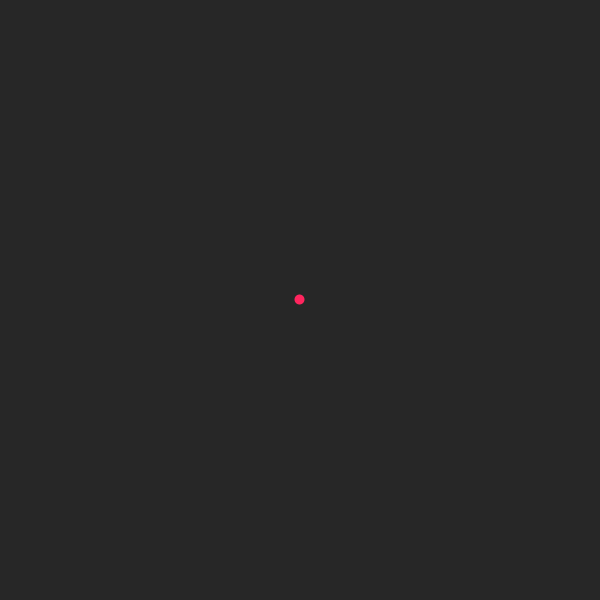
Frame 1 (no input)
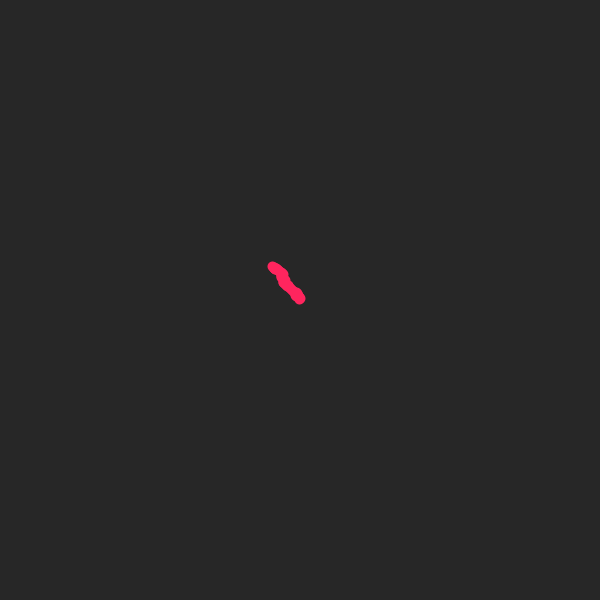
Frame 60 (the mouse pressed at the canvas centre just before this capture)
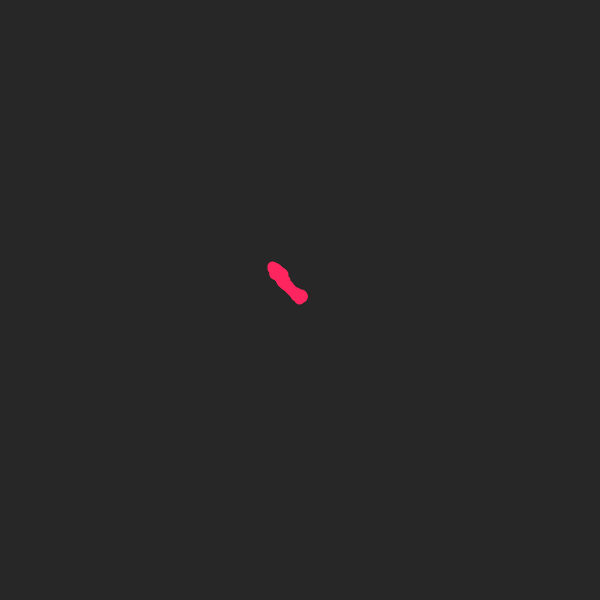
Frame 120 (the mouse held since frame 60 and released just before this capture)

The Processing sketch that drew these frames (run headless with seeded random() and noise(); from frame 60 on, the mouse is pressed at the canvas centre):

// Processing sketch: exer1_3RanWalkMouse
// ── exer1_3RanWalkMouse.pde
Walker w;

void setup(){
  size(600, 600);
  w = new Walker();
  background(39, 39, 39);
}

void draw(){
  stroke(317, 37, 94);
  w.step();
  w.display();
}
// ── walker.pde
class Walker{
  int x, y;
  
  Walker(){
    x = width / 2;
    y = height / 2;
  }
  
  void step(){
    float r = random(1);
    int stepx = 0, stepy = 0;
    
    if (r > 0.5){
      if (x > mouseX) stepx = -1;
      else stepx = 1;
        
      if (y > mouseY) stepy = -1;
      else stepy = 1;

    } else {
      stepx = int(random(3))-1;
      stepy = int(random(3))-1;
    }
    x += stepx;
    y += stepy;
  }
  
  void display(){
    strokeWeight(10);
    point(x, y);
  }
  
}
